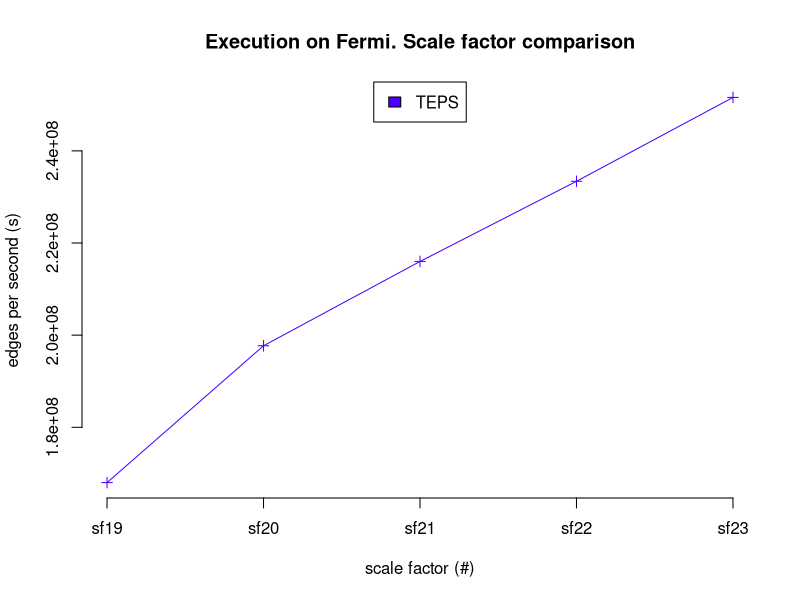

Here is the R script that generated this plot:
id__19__84747__harmonic_mean_TEPS <- 1.680e+08

id__19__84747__total_gpus <- 16

vect__19 <- c(get(paste('id__19__84747__','harmonic_mean_TEPS',sep='')))

labels_x <- labels_x <- c('TEPS')

id__20__84746__harmonic_mean_TEPS <- 1.977e+08

id__20__84746__total_gpus <- 16

vect__20 <- c(get(paste('id__20__84746__','harmonic_mean_TEPS',sep='')))

id__21__84744__harmonic_mean_TEPS <- 2.160e+08

id__21__84744__total_gpus <- 16

vect__21 <- c(get(paste('id__21__84744__','harmonic_mean_TEPS',sep='')))

id__22__31694__harmonic_mean_TEPS <- 2.334e+08

id__22__31694__total_gpus <- 16

vect__22 <- c(get(paste('id__22__31694__','harmonic_mean_TEPS',sep='')))

id__23__31691__harmonic_mean_TEPS <- 2.516e+08

id__23__31691__total_gpus <- 16

vect__23 <- c(get(paste('id__23__31691__','harmonic_mean_TEPS',sep='')))

labels_y <- c("sf19","sf20","sf21","sf22","sf23")

mat <- matrix(c(vect__19,vect__20,vect__21,vect__22,vect__23), nrow = 5, ncol = length(labels_x), byrow = TRUE, dimnames = list(labels_y, labels_x))

par(xpd = TRUE)
    matplot(mat, axes = FALSE, xlab='scale factor (#)', ylab = 'edges per second (s)',
        main = 'Execution on Fermi. Scale factor comparison', col = topo.colors(length(rownames(mat)), alpha=1),
        type='o', lty=1, lwd=1, pch=3)
        axis(1, at = 1:length(colnames(t(mat))), labels= labels_y)
        axis(2)
        legend('top', fill = topo.colors(length(rownames(mat)), alpha=1),
        legend = labels_x)

